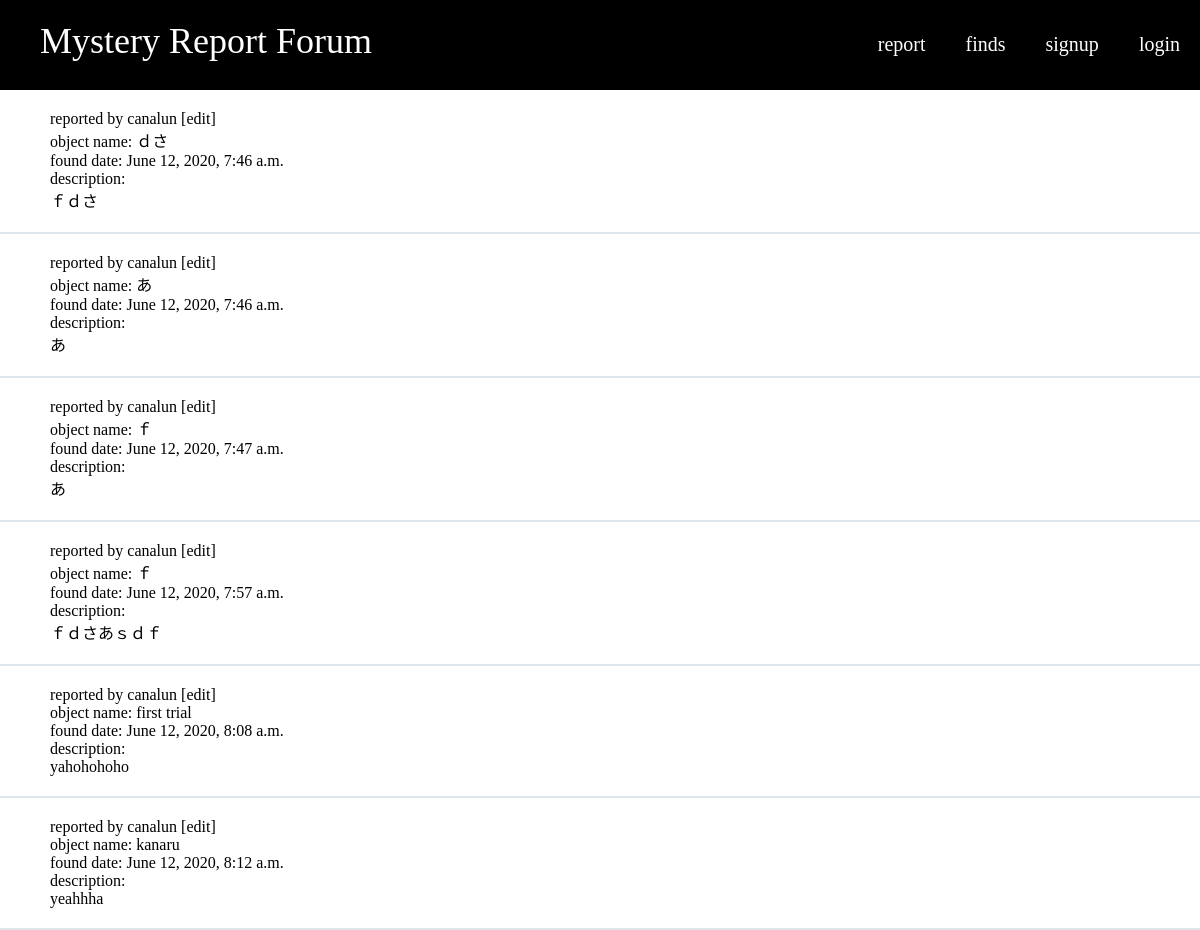
/finds, run on an earlier commit of the app's database.
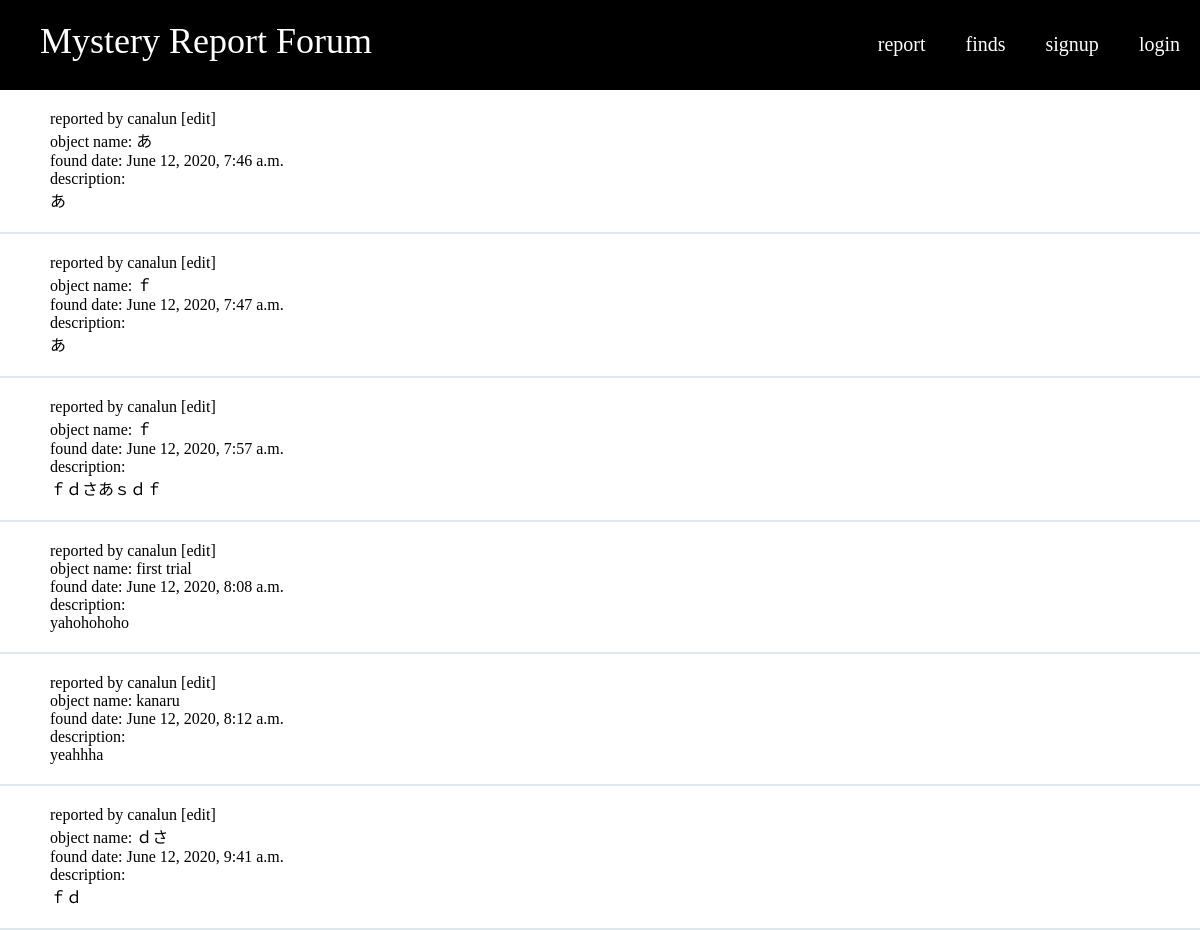
And on a later commit of the database.
### blog/models.py (models this page shows, shortened)
class Post(models.Model):
    author = models.ForeignKey(settings.AUTH_USER_MODEL, on_delete=models.CASCADE)
    title = models.CharField(max_length=200)
    text = models.TextField()
    created_date = models.DateTimeField(default=timezone.now)
    published_date = models.DateTimeField(blank=True, null=True)

### blog/views.py (the view)
# urls.py: path("finds", views.post_list, name="finds"),
def post_list(request):
    posts = Post.objects.filter(published_date__lte=timezone.now()).order_by('published_date')
    return render(request, "blog/post_list.html", {'posts':posts})

### blog/templates/blog/post_list.html (shortened to what this page needs)
{% extends 'blog/base.html' %}
{% load static %}
  {% block content %}
    {% for post in posts %}
      <div class="post">
        <p>reported by {{ post.author }}
        <a class="edit_button" href="{% url 'post_edit' pk=post.pk %}">[edit]</a></p>
        <p>object name: {{ post.title }}</p>
        <p>found date: {{ post.published_date }}</p>
        <p>description:<br>
          {{ post.text|linebreaksbr }}</p>
      </div>
    {% endfor %}
  {% endblock %}

What changed in the data, as far as the page shows it:
changed Post "ｄさ": published_date "June 12, 2020, 7:46 a.m." → "June 12, 2020, 9:41 a.m."; text "ｆｄさ" → "ｆｄ"; moves down the list
